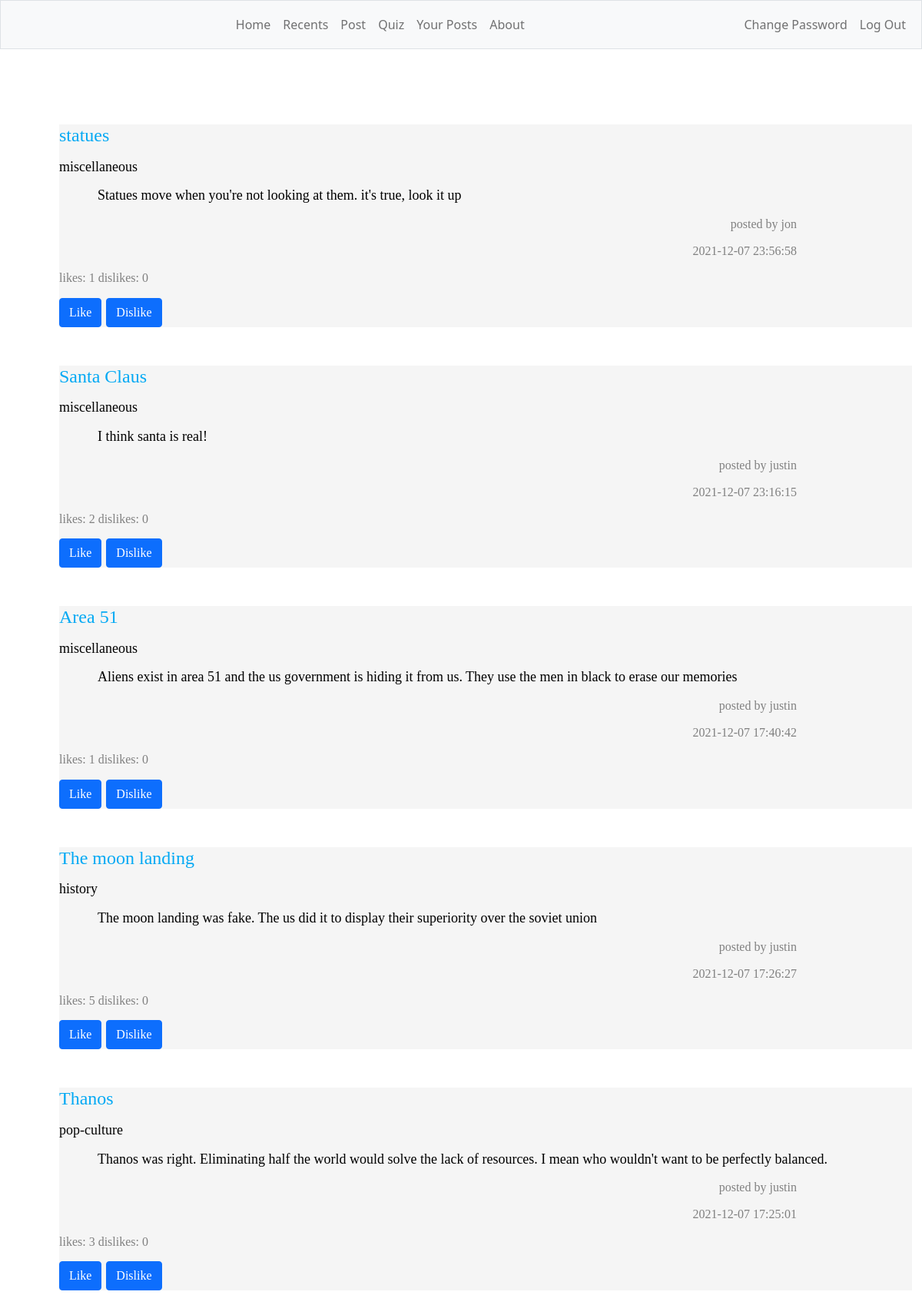
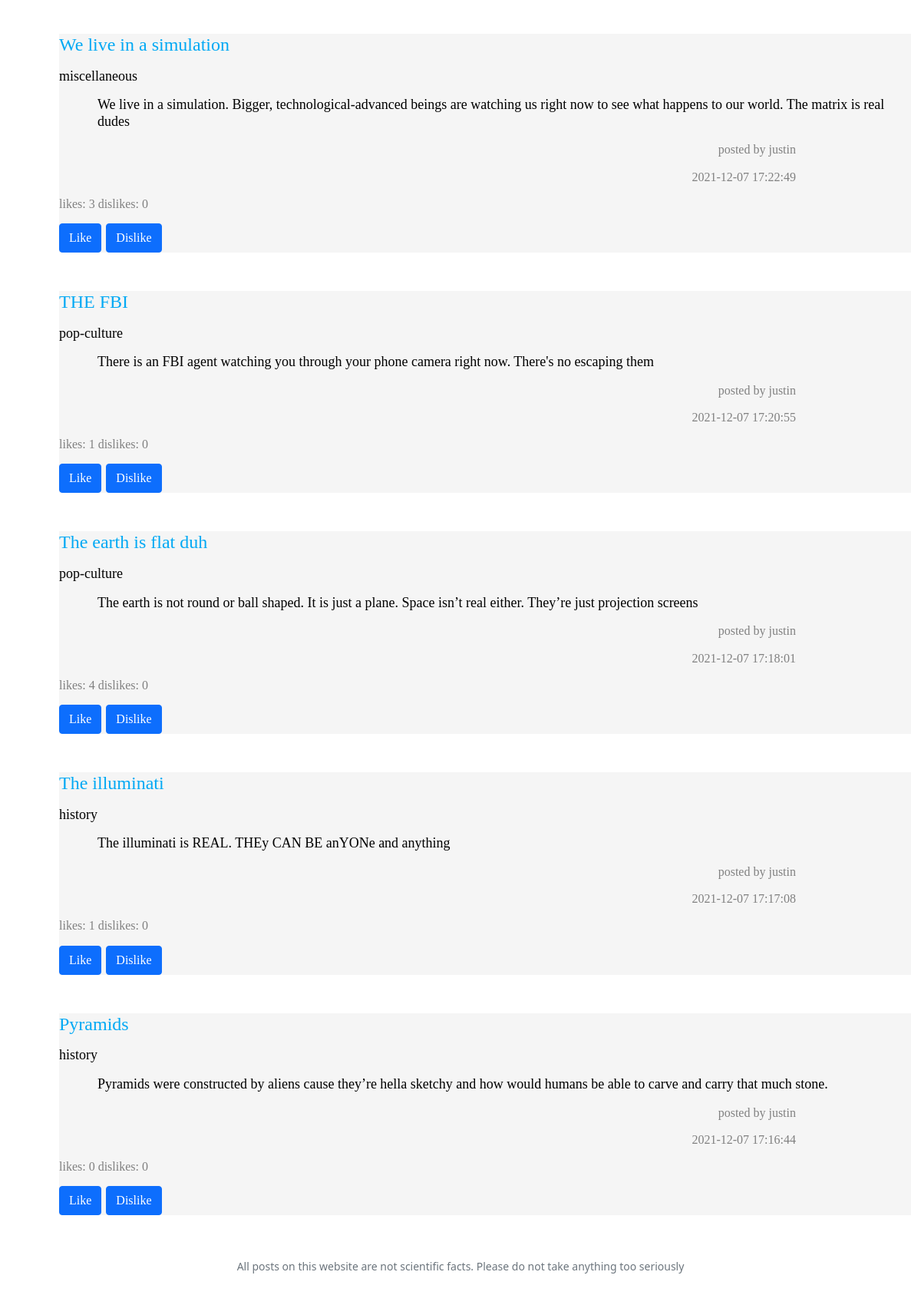
The app's page /recents (signed in), older data (2 pictures, top to bottom).
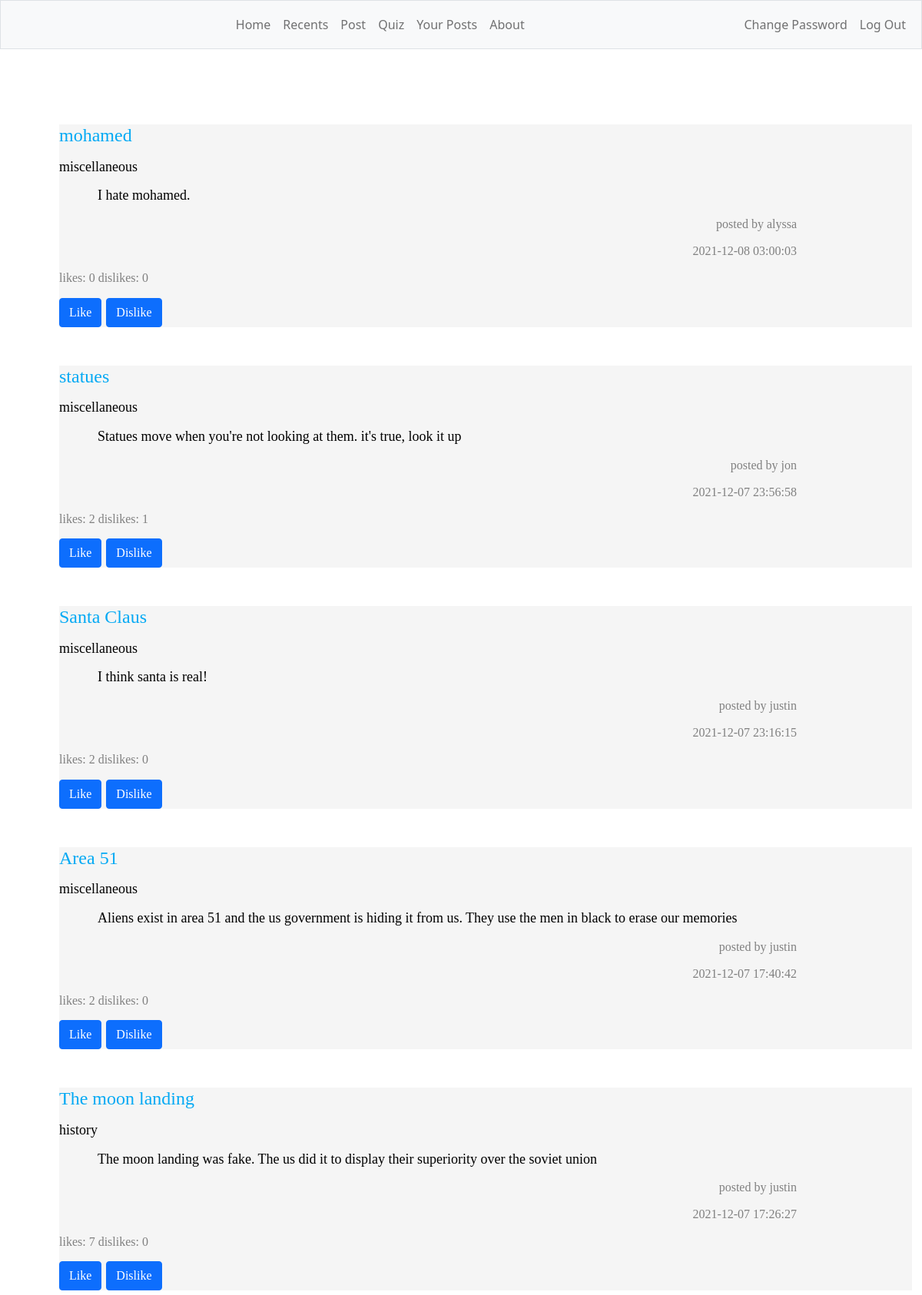
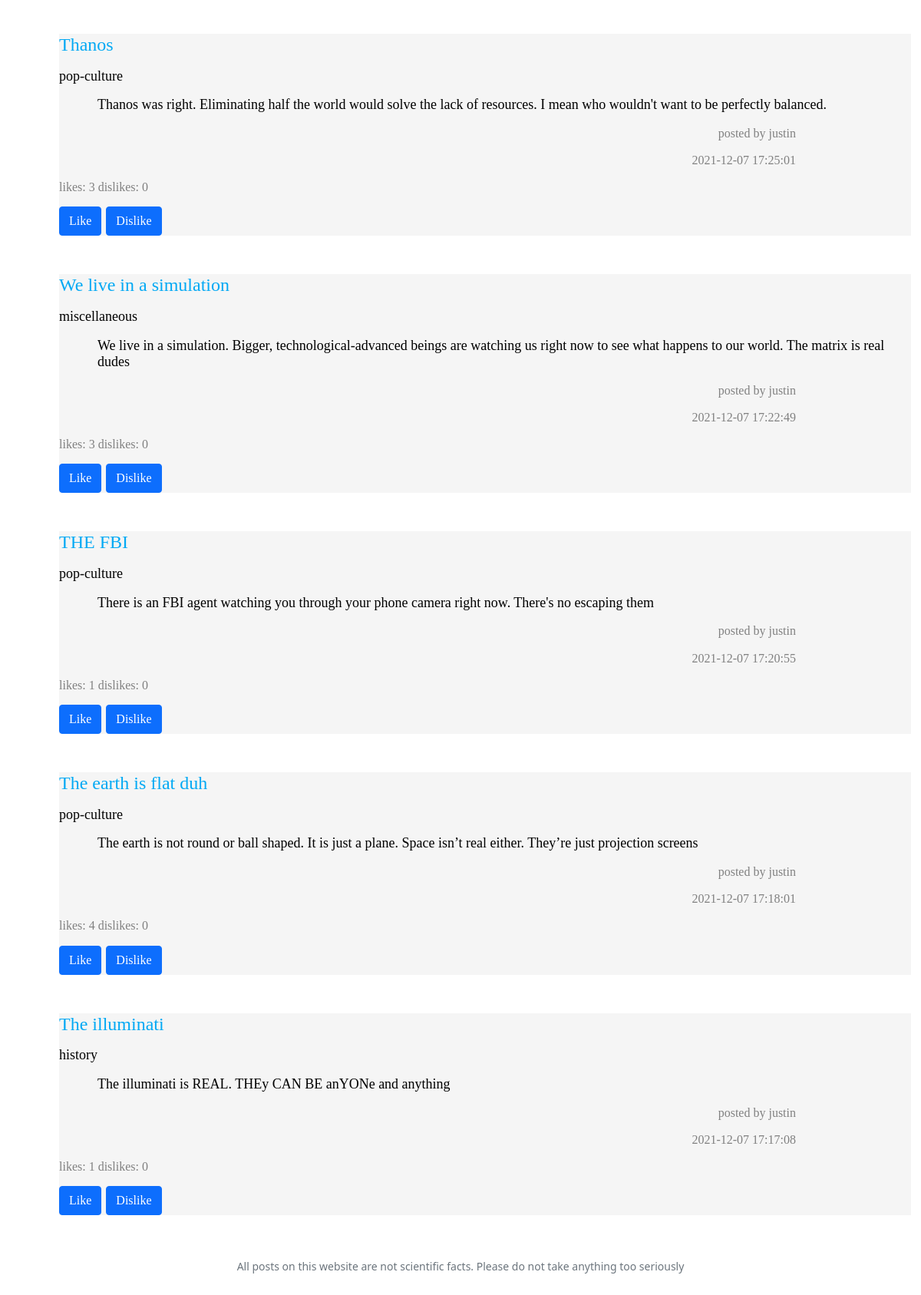
The same page, newer data (2 pictures, top to bottom).
### tables this page shows
CREATE TABLE 'theories' ('name' TEXT, 'user' TEXT, 'content' TEXT, 'upvotes' INTEGER DEFAULT 0 , 'downvotes' INTEGER DEFAULT 0 , date TEXT, id INTEGER, 'genre' TEXT DEFAULT NULL);

### app.py (the view, shortened to what this page needs)
@app.route("/recents", methods=["GET", "POST"])
@login_required
def recents():
    data = db.execute("SELECT * FROM theories ORDER BY date DESC LIMIT 10")
    if request.method == "GET":
        return render_template("recents.html", data=data)

### app.py (called while the page is built)
@app.after_request
def after_request(response):
    response.headers["Cache-Control"] = "no-cache, no-store, must-revalidate"
    response.headers["Expires"] = 0
    response.headers["Pragma"] = "no-cache"
    return response

### helpers.py (called while the page is built)
def login_required(f):
    @wraps(f)
    def decorated_function(*args, **kwargs):
        if session.get("user_id") is None:
            return redirect("/login")
        return f(*args, **kwargs)
    return decorated_function

### templates/recents.html (shortened to what this page needs)
<!DOCTYPE html>
<html lang="en">
    <head>
        <link href="https://cdn.jsdelivr.net/npm/bootstrap@5.1.3/dist/css/bootstrap.min.css" rel="stylesheet">
        <link href="/static/styles.css" rel="stylesheet">
    </head>
    <body>
        <nav class="autohide navbar navbar-expand-lg bg-light border navbar navbar-expand-md navbar-light">
            <div class="container-fluid">
                <div class="collapse navbar-collapse" id="navbar">
                    {% if session["user_id"] %}
                        <ul class="navbar-nav ms-auto">
                            <li class="nav-item"><a class="nav-link" href="/">Home</a></li>
                            <li class="nav-item"><a class="nav-link" href="/recents">Recents</a></li>
                            <li class="nav-item"><a class="nav-link" href="/post">Post</a></li>
                            <li class="nav-item"><a class="nav-link" href="/quiz">Quiz</a></li>
                            <li class="nav-item"><a class="nav-link" href="/your-posts">Your Posts</a></li>
                            <li class="nav-item"><a class="nav-link" href="/about">About</a></li>
                        </ul>
                        <ul class="navbar-nav ms-auto">
                            <li class="nav-item"><a class="nav-link" href="/change">Change Password</a></li>
                            <li class="nav-item"><a class="nav-link" href="/logout">Log Out</a></li>
                        </ul>
                    {% else %}
                        <ul class="navbar-nav ms-auto">
                            <li class="nav-item"><a class="nav-link" href="/register">Register</a></li>
                            <li class="nav-item"><a class="nav-link" href="/login">Log In</a></li>
                        </ul>
                    {% endif %}
                </div>
            </div>
        </nav>
        <main class="container-fluid py-5 text-center">
            {% block main %}
                {% for post in data %}
                <div class="container">
                    <form class="grey" action="/recents" id="like" method="post">
                        <h1 name="title" id="title" class="leftAlign crimson">{{ post.name }}</p>
                        <p id="genre" class="black medium">{{ post.genre }}</p>
                        <p class="paragraph black">{{ post.content }}</p>
                        <p class="author darkgrey">posted by {{ post.user }}</p>
                        <p class="author darkgrey">{{ post.date }}</p>
                        <p class="votes darkgrey">likes: {{ post.upvotes }} dislikes: {{ post.downvotes }}</p>
                        <button class="btn btn-primary" type="submit" name="like" value="like">Like</button>
                        <button class="btn btn-primary" type="submit" name="dislike" value="dislike">Dislike</button>
                    </form>
                </div>
                {% endfor %}
            {% endblock %}
        </main>
        <footer class="mb-5 small text-center text-muted">
            All posts on this website are not scientific facts. Please do not take anything too seriously
        </footer>
    </body>
</html>

### static/styles.css (style rules this page uses)
.container { margin-left: 50px; margin-right: 50px; padding-left: 15px; padding-right: 15px; font-family: "Comic Sans MS", "Comic Sans", cursive; }
.author { text-align: right; font-size: medium; font-family: "Comic Sans MS", "Comic Sans", cursive; margin-right: 150px; }
.crimson { color: #03a9f4; }
.paragraph { text-align: left; font-size: large; font-family: "Comic Sans MS", "Comic Sans", cursive; margin-left: 50px; }
.medium { font-size: large; }
.leftAlign { text-align: left; font-size: x-large; margin-top: 50px; font-family: "Comic Sans MS", "Comic Sans", cursive; }
.grey { background-color: #F5F5F5; }
.black { color:#000000 }
.darkgrey { color:#808080 }
.votes { font-size: medium; font-family: "Comic Sans MS", "Comic Sans", cursive; }

### templates/recents.html (style rules this page uses)
body { animation: fadeInAnimation ease 2s; animation-iteration-count: 1; animation-fill-mode: forwards; }

Row changes from the older to the newer data that the page shows:
no longer on this page (row unchanged): theories: name "Pyramids", genre "history", content "Pyramids were constructed by aliens cause they’re hella sketchy and how would humans be able to carve and carry that much stone.", user "justin", date "2021-12-07 17:16:44", upvotes "0", downvotes "0"
added theories: name "mohamed", genre "miscellaneous", content "I hate mohamed.", user "alyssa", date "2021-12-08 03:00:03", upvotes "0", downvotes "0"
changed theories "statues": upvotes "1" → "2"; downvotes "0" → "1"
changed theories "Area 51": upvotes "1" → "2"
changed theories "The moon landing": upvotes "5" → "7"
